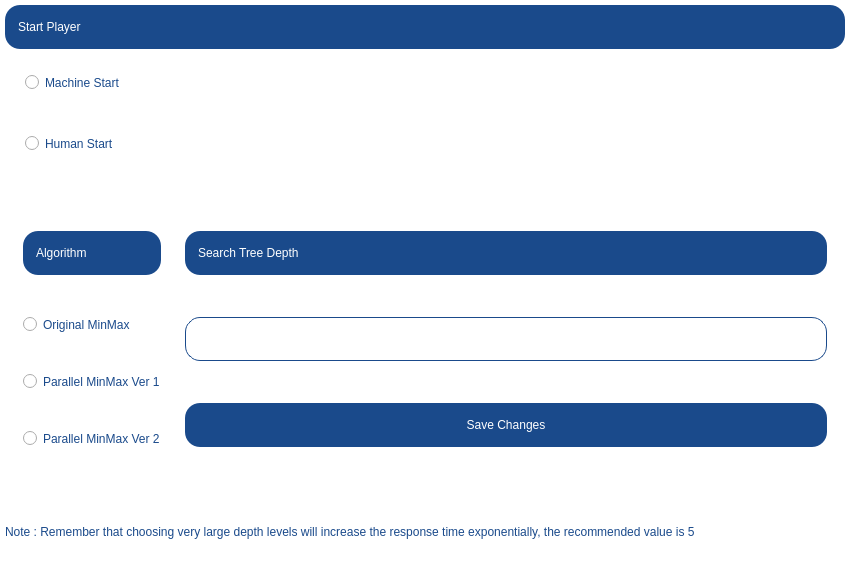
<?xml version="1.0" encoding="UTF-8"?>
<ui version="4.0">
 <class>Form</class>
 <widget class="QWidget" name="Form">
  <property name="geometry">
   <rect>
    <x>0</x>
    <y>0</y>
    <width>850</width>
    <height>562</height>
   </rect>
  </property>
  <property name="windowTitle">
   <string>Form</string>
  </property>
  <property name="styleSheet">
   <string notr="true">QWidget
{
    background-color: white;
	 border-radius: 25px;
}

QPushButton
{
    color: white;
    background-color: #1A4A8B;
    border-radius: 15px;
    font: 14pt &quot;Bahnschrift&quot;;
}

QPushButton:disabled
{
    color: #1A4A8B;
    background-color: white;
    border-radius: 0px;
}

QPushButton:Pressed
{
    background-color: white;
}

QLabel
{
	color: white;
    background-color: #1A4A8B;
    border-radius: 15px;
    font: 14pt &quot;Bahnschrift&quot;;
}

QRadioButton{
	font: 14pt &quot;Bahnschrift&quot;;
	color: #1A4A8B;
}

QLineEdit
{
	color: #1A4A8B;
    background-color: white;
    border : 2px solid #1A4A8B;
    border-radius: 15px;
    font: 10pt &quot;Bahnschrift&quot;;
    border: 1px solid #1A4A8B;
    padding: 10px;
}</string>
  </property>
  <layout class="QVBoxLayout" name="verticalLayout">
   <property name="leftMargin">
    <number>5</number>
   </property>
   <property name="topMargin">
    <number>5</number>
   </property>
   <property name="rightMargin">
    <number>5</number>
   </property>
   <property name="bottomMargin">
    <number>5</number>
   </property>
   <item>
    <widget class="QWidget" name="widget" native="true">
     <property name="styleSheet">
      <string notr="true"/>
     </property>
     <layout class="QHBoxLayout" name="horizontalLayout">
      <property name="leftMargin">
       <number>0</number>
      </property>
      <property name="topMargin">
       <number>0</number>
      </property>
      <property name="rightMargin">
       <number>0</number>
      </property>
      <property name="bottomMargin">
       <number>0</number>
      </property>
      <item>
       <widget class="QWidget" name="widget_4" native="true">
        <property name="enabled">
         <bool>true</bool>
        </property>
        <property name="sizePolicy">
         <sizepolicy hsizetype="Preferred" vsizetype="Preferred">
          <horstretch>0</horstretch>
          <verstretch>0</verstretch>
         </sizepolicy>
        </property>
        <property name="styleSheet">
         <string notr="true">padding:0px;</string>
        </property>
        <layout class="QVBoxLayout" name="verticalLayout_2">
         <property name="leftMargin">
          <number>0</number>
         </property>
         <property name="topMargin">
          <number>0</number>
         </property>
         <property name="rightMargin">
          <number>0</number>
         </property>
         <property name="bottomMargin">
          <number>0</number>
         </property>
         <item>
          <widget class="QLabel" name="label">
           <property name="minimumSize">
            <size>
             <width>0</width>
             <height>44</height>
            </size>
           </property>
           <property name="maximumSize">
            <size>
             <width>16777215</width>
             <height>44</height>
            </size>
           </property>
           <property name="styleSheet">
            <string notr="true">padding:10px;</string>
           </property>
           <property name="text">
            <string>Start Player</string>
           </property>
           <property name="alignment">
            <set>Qt::AlignLeading|Qt::AlignLeft|Qt::AlignVCenter</set>
           </property>
          </widget>
         </item>
         <item>
          <widget class="QRadioButton" name="machine">
           <property name="styleSheet">
            <string notr="true">padding:20px;</string>
           </property>
           <property name="text">
            <string>Machine Start </string>
           </property>
          </widget>
         </item>
         <item>
          <widget class="QRadioButton" name="human">
           <property name="styleSheet">
            <string notr="true">padding:20px;</string>
           </property>
           <property name="text">
            <string>Human Start</string>
           </property>
          </widget>
         </item>
         <item>
          <widget class="QWidget" name="widget_3" native="true">
           <layout class="QHBoxLayout" name="horizontalLayout_2">
            <item>
             <widget class="QWidget" name="widget_5" native="true">
              <layout class="QVBoxLayout" name="verticalLayout_4">
               <item>
                <widget class="QLabel" name="label_3">
                 <property name="minimumSize">
                  <size>
                   <width>0</width>
                   <height>44</height>
                  </size>
                 </property>
                 <property name="maximumSize">
                  <size>
                   <width>16777215</width>
                   <height>44</height>
                  </size>
                 </property>
                 <property name="styleSheet">
                  <string notr="true">padding:10px;</string>
                 </property>
                 <property name="text">
                  <string>Algorithm</string>
                 </property>
                 <property name="alignment">
                  <set>Qt::AlignLeading|Qt::AlignLeft|Qt::AlignVCenter</set>
                 </property>
                </widget>
               </item>
               <item>
                <widget class="QRadioButton" name="mm_original">
                 <property name="text">
                  <string>Original MinMax</string>
                 </property>
                </widget>
               </item>
               <item>
                <widget class="QRadioButton" name="mm_parallel1">
                 <property name="text">
                  <string>Parallel MinMax Ver 1</string>
                 </property>
                </widget>
               </item>
               <item>
                <widget class="QRadioButton" name="mm_parallel2">
                 <property name="text">
                  <string>Parallel MinMax Ver 2</string>
                 </property>
                </widget>
               </item>
              </layout>
             </widget>
            </item>
            <item>
             <widget class="QWidget" name="widget_2" native="true">
              <layout class="QVBoxLayout" name="verticalLayout_3">
               <item>
                <widget class="QLabel" name="label_2">
                 <property name="minimumSize">
                  <size>
                   <width>0</width>
                   <height>44</height>
                  </size>
                 </property>
                 <property name="maximumSize">
                  <size>
                   <width>16777215</width>
                   <height>44</height>
                  </size>
                 </property>
                 <property name="styleSheet">
                  <string notr="true">padding:10px;</string>
                 </property>
                 <property name="text">
                  <string>Search Tree Depth</string>
                 </property>
                 <property name="alignment">
                  <set>Qt::AlignLeading|Qt::AlignLeft|Qt::AlignVCenter</set>
                 </property>
                </widget>
               </item>
               <item>
                <widget class="QLineEdit" name="dephtLe">
                 <property name="minimumSize">
                  <size>
                   <width>0</width>
                   <height>44</height>
                  </size>
                 </property>
                 <property name="maximumSize">
                  <size>
                   <width>16777215</width>
                   <height>44</height>
                  </size>
                 </property>
                 <property name="styleSheet">
                  <string notr="true">padding:10px;</string>
                 </property>
                </widget>
               </item>
               <item>
                <widget class="QPushButton" name="save">
                 <property name="minimumSize">
                  <size>
                   <width>0</width>
                   <height>44</height>
                  </size>
                 </property>
                 <property name="text">
                  <string>Save Changes</string>
                 </property>
                </widget>
               </item>
              </layout>
             </widget>
            </item>
           </layout>
          </widget>
         </item>
        </layout>
       </widget>
      </item>
     </layout>
    </widget>
   </item>
   <item>
    <widget class="QLabel" name="label_4">
     <property name="maximumSize">
      <size>
       <width>16777215</width>
       <height>50</height>
      </size>
     </property>
     <property name="styleSheet">
      <string notr="true">	color: #1A4A8B;
    background-color: white;
    border-radius: 15px;
    font: 9pt &quot;Bahnschrift&quot;;</string>
     </property>
     <property name="text">
      <string>Note : Remember that choosing very large depth levels will increase the response time exponentially, the recommended value is 5</string>
     </property>
    </widget>
   </item>
  </layout>
 </widget>
 <resources/>
 <connections/>
</ui>
